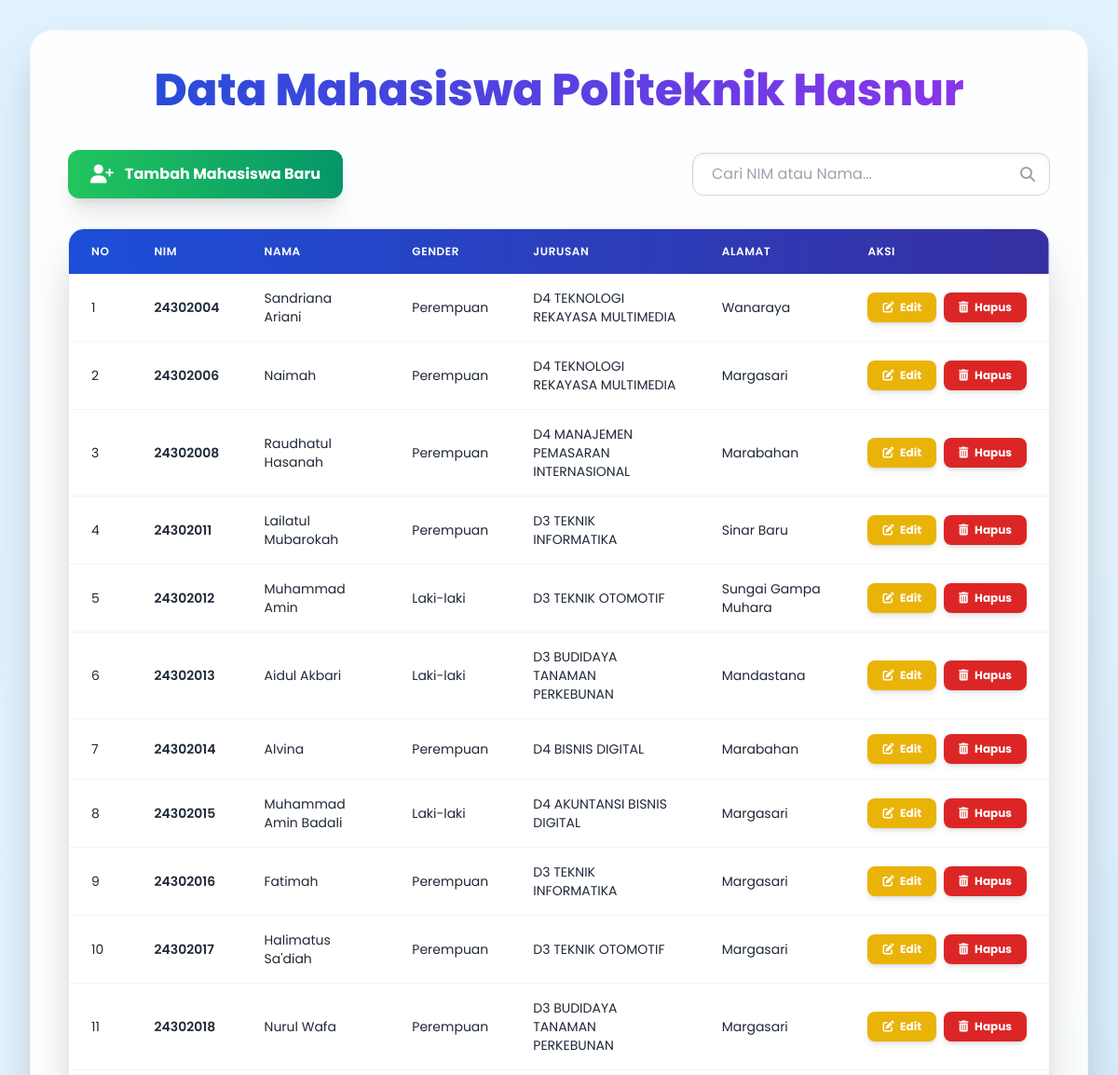
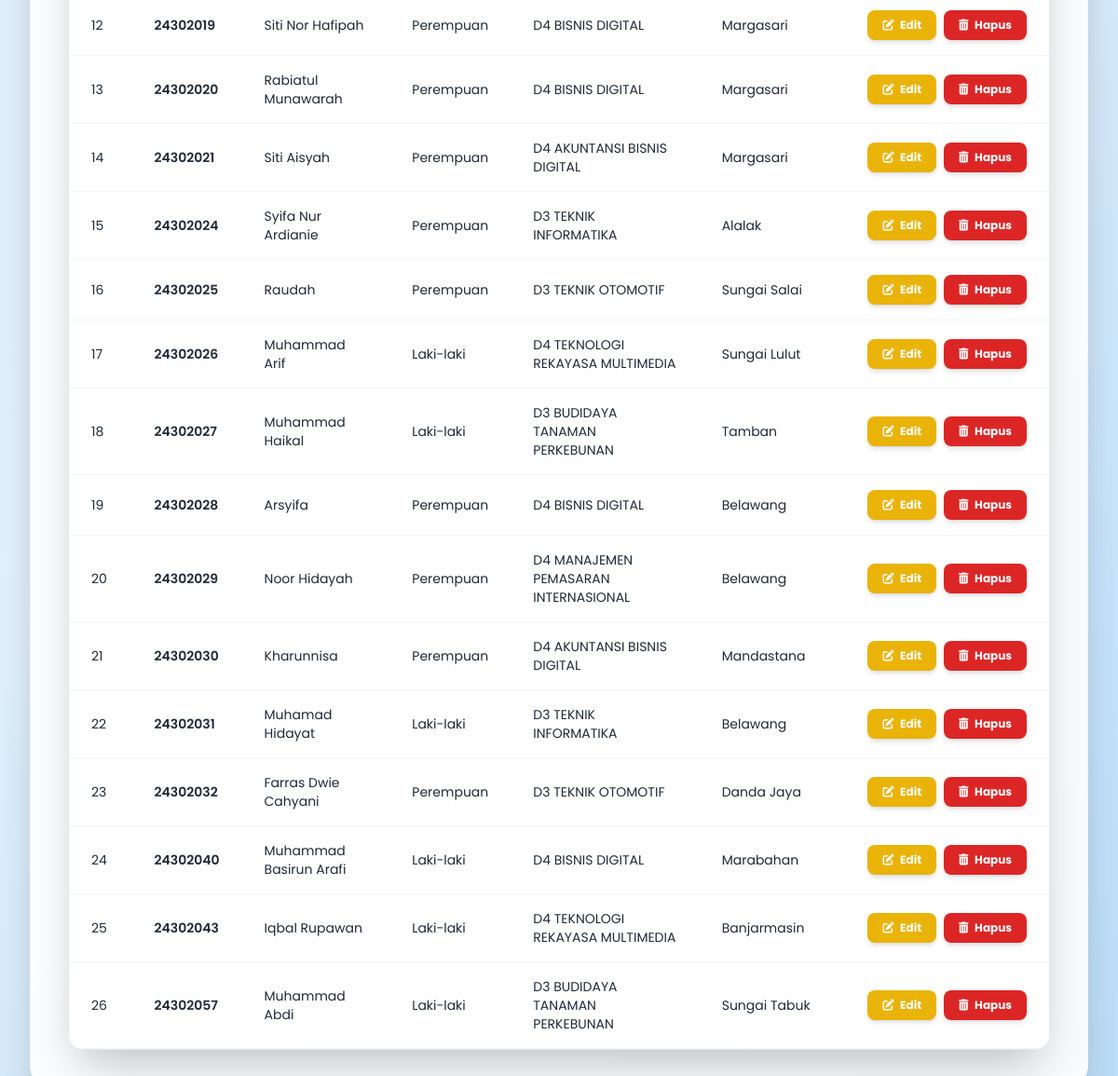
The page / on the database its author committed (2 pictures, top to bottom).
### tables this page shows
CREATE TABLE `mahasiswa` (
  `nim` varchar(13) NOT NULL,
  `id_mhs` int(225) NOT NULL,
  `nama` varchar(40) NOT NULL,
  `jenis_kelamin` enum('P','L') NOT NULL,
  `jurusan` varchar(40) NOT NULL,
  `alamat` text NOT NULL
);

### index.php (the view, shortened to what this page needs)
<!DOCTYPE html>
<html lang="en">
<head>
    <script src="https://cdn.tailwindcss.com"></script>
    <link rel="stylesheet" href="https://cdnjs.cloudflare.com/ajax/libs/font-awesome/6.5.2/css/all.min.css" />
</head>
<body class="antialiased">
<div class="relative z-10 w-full max-w-6xl bg-white p-10 rounded-3xl shadow-2xl overflow-hidden backdrop-blur-sm bg-opacity-90 border border-gray-100">
    <h1 class="text-5xl font-extrabold text-center mb-10 text-transparent bg-clip-text bg-gradient-to-r from-blue-700 via-purple-600 to-pink-500 animate-gradient-pulse">
    </h1>
    <?php
    include 'koneksi.php';
    ?>
    <div class="flex flex-col md:flex-row justify-between items-center mb-8 space-y-4 md:space-y-0 md:space-x-4">
        <a href="form-input.php" class="w-full md:w-auto inline-flex items-center justify-center bg-gradient-to-r from-green-500 to-emerald-600 hover:from-green-600 hover:to-emerald-700 text-white font-bold py-3 px-6 rounded-xl transition duration-300 ease-in-out transform hover:scale-105 shadow-xl group">
            <i class="fas fa-user-plus mr-3 text-xl group-hover:rotate-6 transition-transform"></i> Tambah Mahasiswa Baru
        </a>
        <form method="GET" action="index.php" class="relative w-full md:w-96">
            <input type="text" name="search_nim" placeholder="Cari NIM atau Nama..."
                   class="shadow-inner appearance-none border border-gray-300 rounded-xl w-full py-3 px-5 pr-12 text-gray-700 leading-tight focus:outline-none focus:ring-3 focus:ring-blue-400 focus:border-blue-400 transition duration-200 ease-in-out"
                   value="<?php echo htmlspecialchars($_GET['search_nim'] ?? ''); ?>">
            <button type="submit" class="absolute right-0 top-0 h-full w-12 flex items-center justify-center text-gray-400 hover:text-gray-600 transition-colors duration-200 rounded-r-xl">
                <i class="fas fa-search"></i>
            </button>
        </form>
    </div>
    <div class="overflow-x-auto shadow-2xl rounded-2xl border border-gray-200">
        <table class="min-w-full leading-normal border-collapse">
            <thead>
                <tr class="bg-gradient-to-r from-blue-700 to-indigo-800 text-white shadow-lg">
                    <th class="px-6 py-4 text-left text-xs font-semibold uppercase tracking-wider rounded-tl-2xl">No</th>
                    <th class="px-6 py-4 text-left text-xs font-semibold uppercase tracking-wider">NIM</th>
                    <th class="px-6 py-4 text-left text-xs font-semibold uppercase tracking-wider">NAMA</th>
                    <th class="px-6 py-4 text-left text-xs font-semibold uppercase tracking-wider">GENDER</th>
                    <th class="px-6 py-4 text-left text-xs font-semibold uppercase tracking-wider">JURUSAN</th>
                    <th class="px-6 py-4 text-left text-xs font-semibold uppercase tracking-wider">ALAMAT</th>
                    <th class="px-6 py-4 text-left text-xs font-semibold uppercase tracking-wider rounded-tr-2xl">AKSI</th>
                </tr>
            </thead>
            <tbody>
                <?php
                if (!$koneksi) {
                    echo "<tr><td colspan='7' class='px-6 py-4 text-center text-red-600 text-lg font-medium'>Error: Koneksi database gagal!</td></tr>";
                } else {
                    $sql = "SELECT * FROM mahasiswa";
                    $sql .= " ORDER BY nim ASC";
                    $stmt = mysqli_prepare($koneksi, $sql);
                    if ($stmt) {
                        mysqli_stmt_execute($stmt);
                        $result = mysqli_stmt_get_result($stmt);
                        $no = 1;
                        if (mysqli_num_rows($result) > 0) {
                            while ($row = mysqli_fetch_assoc($result)) {
                                $jenis_kelamin_display = ($row['jenis_kelamin'] == 'P') ? 'Perempuan' : 'Laki-laki';
                                ?>
                                <tr class='bg-white border-b border-gray-100 hover:bg-blue-50 transition duration-200 ease-in-out transform hover:scale-[1.01] hover:shadow-lg'>
                                    <td class='px-6 py-4 text-sm text-gray-800'><?php echo $no++; ?></td>
                                    <td class='px-6 py-4 text-sm text-gray-800 font-semibold'><?php echo htmlspecialchars($row['nim']); ?></td>
                                    <td class='px-6 py-4 text-sm text-gray-800'><?php echo htmlspecialchars($row['nama']); ?></td>
                                    <td class='px-6 py-4 text-sm text-gray-800'><?php echo htmlspecialchars($jenis_kelamin_display); ?></td>
                                    <td class='px-6 py-4 text-sm text-gray-800'><?php echo htmlspecialchars($row['jurusan']); ?></td>
                                    <td class='px-6 py-4 text-sm text-gray-800'><?php echo htmlspecialchars($row['alamat']); ?></td>
                                    <td class='px-6 py-4 text-sm text-gray-800 whitespace-nowrap'>
                                        <div class='flex space-x-2'>
                                            <a href='form-edit.php?id=<?php echo $row['id_mhs']; ?>' class='bg-yellow-500 hover:bg-yellow-600 text-white font-bold py-2 px-4 rounded-lg text-xs transition duration-150 ease-in-out transform hover:scale-110 shadow-md' title='Edit'>
                                                <i class='fas fa-edit mr-1'></i> Edit
                                            </a>
                                            <button data-mahasiswa-id='<?php echo $row['id_mhs']; ?>' data-mahasiswa-nama='<?php echo htmlspecialchars($row['nama']); ?>' data-mahasiswa-nim='<?php echo htmlspecialchars($row['nim']); ?>' class='delete-btn bg-red-600 hover:bg-red-700 text-white font-bold py-2 px-4 rounded-lg text-xs transition duration-150 ease-in-out transform hover:scale-110 shadow-md' title='Hapus'>
                                                <i class='fas fa-trash-alt mr-1'></i> Hapus
                                            </button>
                                        </div>
                                    </td>
                                </tr>
                                <?php
                            }
                        } else {
                            echo "<tr><td colspan='7' class='px-6 py-4 text-center text-gray-600 text-lg font-medium'>Tidak ada data mahasiswa ditemukan.</td></tr>";
                        }
                    } else {
                        echo "<tr><td colspan='7' class='px-6 py-4 text-center text-red-600 text-lg font-medium'>Error mempersiapkan query: " . mysqli_error($koneksi) . "</td></tr>";
                    }
                }
                ?>
            </tbody>
        </table>
    </div>
</div>
</body>
</html>

### index.php (style rules this page uses)
body { font-family: 'Poppins', sans-serif; background: linear-gradient(135deg, #e0f2fe, #e3f2fd, #bbdefb); min-height: 100vh; display: flex; align-items: center; justify-content: center; padding: 2rem; overflow-y: auto; }
.animate-gradient-pulse { animation: pulse-gradient 5s ease infinite; background-size: 200% 200%; }

### rows shown on the page
mahasiswa: nim "24302004", nama "Sandriana Ariani", jenis_kelamin "Perempuan", jurusan "D4 TEKNOLOGI REKAYASA MULTIMEDIA", alamat "Wanaraya"
mahasiswa: nim "24302006", nama "Naimah", jenis_kelamin "Perempuan", jurusan "D4 TEKNOLOGI REKAYASA MULTIMEDIA", alamat "Margasari"
mahasiswa: nim "24302008", nama "Raudhatul Hasanah", jenis_kelamin "Perempuan", jurusan "D4 MANAJEMEN PEMASARAN INTERNASIONAL", alamat "Marabahan"
mahasiswa: nim "24302011", nama "Lailatul Mubarokah", jenis_kelamin "Perempuan", jurusan "D3 TEKNIK INFORMATIKA", alamat "Sinar Baru"
mahasiswa: nim "24302012", nama "Muhammad Amin", jenis_kelamin "Laki-laki", jurusan "D3 TEKNIK OTOMOTIF", alamat "Sungai Gampa Muhara"
mahasiswa: nim "24302013", nama "Aidul Akbari", jenis_kelamin "Laki-laki", jurusan "D3 BUDIDAYA TANAMAN PERKEBUNAN", alamat "Mandastana"
mahasiswa: nim "24302014", nama "Alvina", jenis_kelamin "Perempuan", jurusan "D4 BISNIS DIGITAL", alamat "Marabahan"
mahasiswa: nim "24302015", nama "Muhammad Amin Badali", jenis_kelamin "Laki-laki", jurusan "D4 AKUNTANSI BISNIS DIGITAL", alamat "Margasari"
mahasiswa: nim "24302016", nama "Fatimah", jenis_kelamin "Perempuan", jurusan "D3 TEKNIK INFORMATIKA", alamat "Margasari"
mahasiswa: nim "24302017", nama "Halimatus Sa'diah", jenis_kelamin "Perempuan", jurusan "D3 TEKNIK OTOMOTIF", alamat "Margasari"
mahasiswa: nim "24302018", nama "Nurul Wafa", jenis_kelamin "Perempuan", jurusan "D3 BUDIDAYA TANAMAN PERKEBUNAN", alamat "Margasari"
mahasiswa: nim "24302019", nama "Siti Nor Hafipah", jenis_kelamin "Perempuan", jurusan "D4 BISNIS DIGITAL", alamat "Margasari"
mahasiswa: nim "24302020", nama "Rabiatul Munawarah", jenis_kelamin "Perempuan", jurusan "D4 BISNIS DIGITAL", alamat "Margasari"
mahasiswa: nim "24302021", nama "Siti Aisyah", jenis_kelamin "Perempuan", jurusan "D4 AKUNTANSI BISNIS DIGITAL", alamat "Margasari"
mahasiswa: nim "24302024", nama "Syifa Nur Ardianie", jenis_kelamin "Perempuan", jurusan "D3 TEKNIK INFORMATIKA", alamat "Alalak"
mahasiswa: nim "24302025", nama "Raudah", jenis_kelamin "Perempuan", jurusan "D3 TEKNIK OTOMOTIF", alamat "Sungai Salai"
mahasiswa: nim "24302026", nama "Muhammad Arif", jenis_kelamin "Laki-laki", jurusan "D4 TEKNOLOGI REKAYASA MULTIMEDIA", alamat "Sungai Lulut"
mahasiswa: nim "24302027", nama "Muhammad Haikal", jenis_kelamin "Laki-laki", jurusan "D3 BUDIDAYA TANAMAN PERKEBUNAN", alamat "Tamban"
mahasiswa: nim "24302028", nama "Arsyifa", jenis_kelamin "Perempuan", jurusan "D4 BISNIS DIGITAL", alamat "Belawang"
mahasiswa: nim "24302029", nama "Noor Hidayah", jenis_kelamin "Perempuan", jurusan "D4 MANAJEMEN PEMASARAN INTERNASIONAL", alamat "Belawang"
mahasiswa: nim "24302030", nama "Kharunnisa", jenis_kelamin "Perempuan", jurusan "D4 AKUNTANSI BISNIS DIGITAL", alamat "Mandastana"
mahasiswa: nim "24302031", nama "Muhamad Hidayat", jenis_kelamin "Laki-laki", jurusan "D3 TEKNIK INFORMATIKA", alamat "Belawang"
mahasiswa: nim "24302032", nama "Farras Dwie Cahyani", jenis_kelamin "Perempuan", jurusan "D3 TEKNIK OTOMOTIF", alamat "Danda Jaya"
mahasiswa: nim "24302040", nama "Muhammad Basirun Arafi", jenis_kelamin "Laki-laki", jurusan "D4 BISNIS DIGITAL", alamat "Marabahan"
mahasiswa: nim "24302043", nama "Iqbal Rupawan", jenis_kelamin "Laki-laki", jurusan "D4 TEKNOLOGI REKAYASA MULTIMEDIA", alamat "Banjarmasin"
mahasiswa: nim "24302057", nama "Muhammad Abdi", jenis_kelamin "Laki-laki", jurusan "D3 BUDIDAYA TANAMAN PERKEBUNAN", alamat "Sungai Tabuk"
